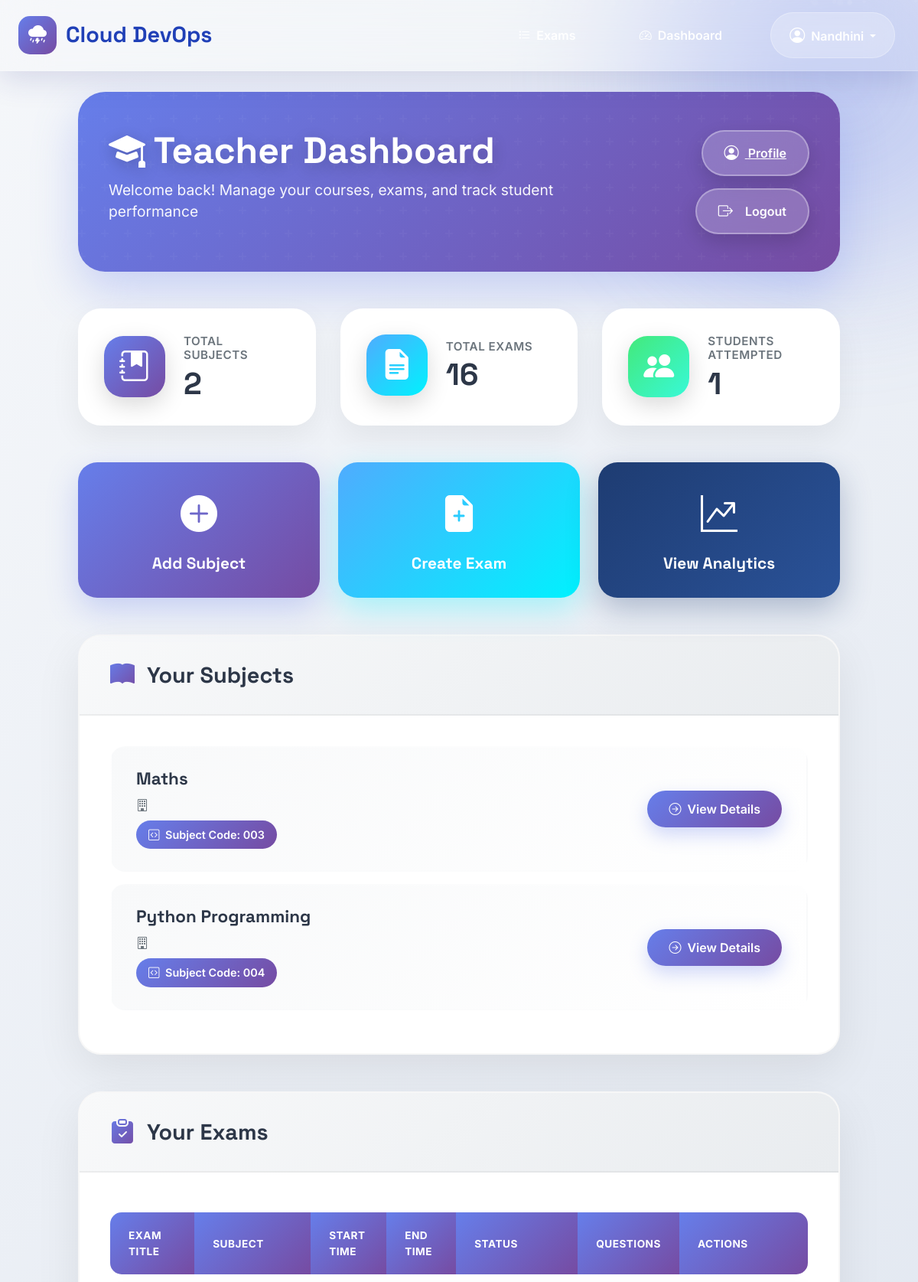
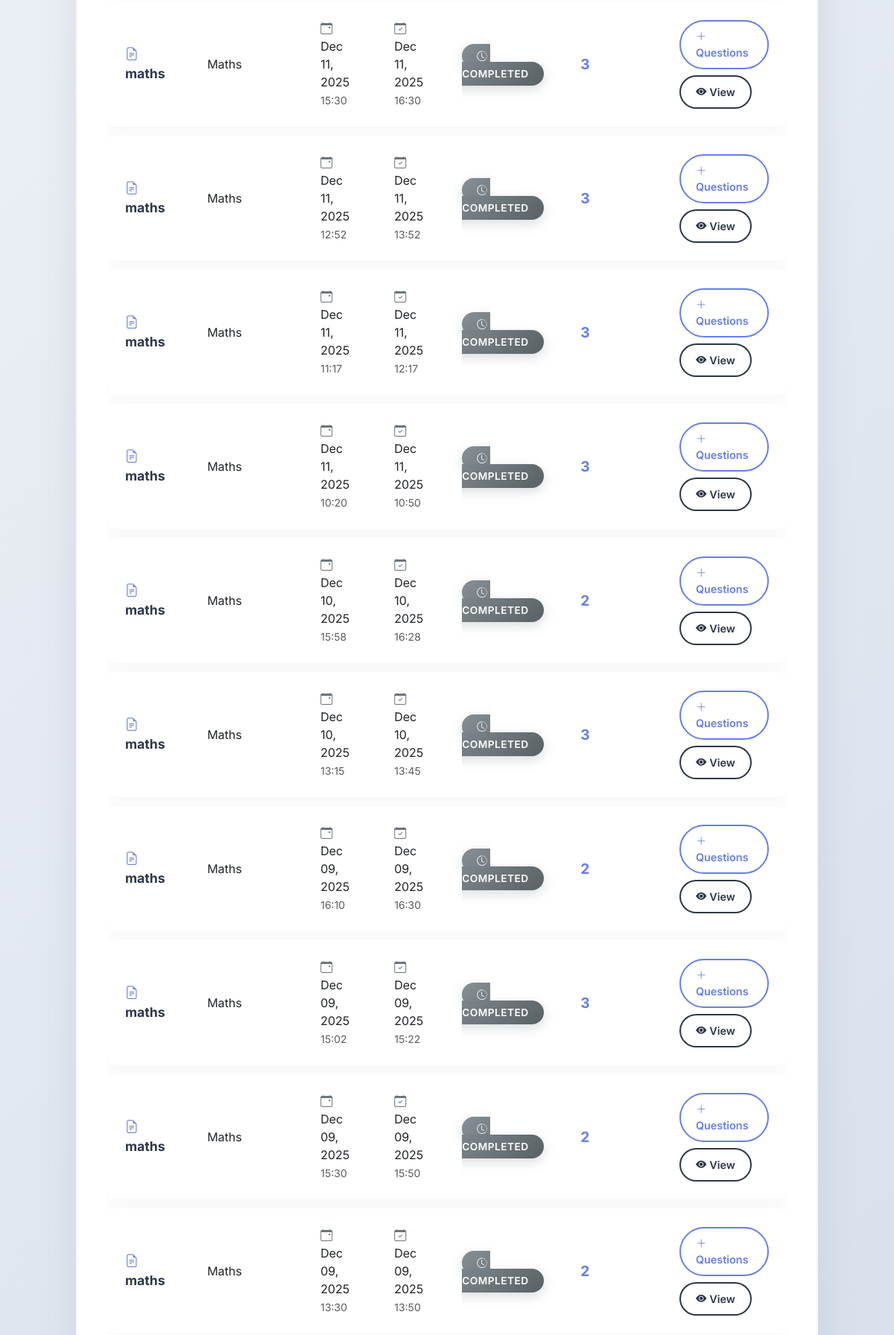
Page /teacher-dashboard/ (signed in, upper part) on the committed database (2 pictures, top to bottom).
### exams/models.py (models this page shows, shortened)
class Subject(models.Model):
    name = models.CharField(max_length=200)
    code = models.CharField(max_length=20)
    description = models.TextField(blank=True, null=True)
    teacher = models.ForeignKey(User, on_delete=models.CASCADE, related_name='subjects')
    created_at = models.DateTimeField(auto_now_add=True)

class Exam(models.Model):
    DIFFICULTY_CHOICES = (
        ('easy', 'Easy'),
        ('medium', 'Medium'),
        ('hard', 'Hard'),
    )
    title = models.CharField(max_length=200)
    subject = models.ForeignKey(Subject, on_delete=models.CASCADE, related_name='exams')
    description = models.TextField()
    duration = models.IntegerField(help_text="Duration in minutes")
    total_marks = models.IntegerField()
    passing_marks = models.IntegerField()
    difficulty = models.CharField(max_length=10, choices=DIFFICULTY_CHOICES, default='medium')
    start_time = models.DateTimeField()
    end_time = models.DateTimeField()
    is_active = models.BooleanField(default=True)
    created_by = models.ForeignKey(User, on_delete=models.CASCADE, related_name='created_exams')
    created_at = models.DateTimeField(auto_now_add=True)
    updated_at = models.DateTimeField(auto_now=True)
    class Meta:
        ordering = ['-created_at']

### exams/views.py (the view)
# urls.py: path('teacher-dashboard/', views.teacher_dashboard, name='teacher_dashboard'),
@login_required
def teacher_dashboard(request):
    subjects = Subject.objects.filter(teacher=request.user)
    exams = Exam.objects.filter(created_by=request.user)
    total_students = ExamAttempt.objects.filter(
        exam__created_by=request.user
    ).values("student").distinct().count()
    exam_performance = (
        ExamAttempt.objects.filter(exam__created_by=request.user)
        .values("exam__title", "exam_id")
        .annotate(
            total_attempts=Count("id"),
            avg_score=Avg("score"),
            max_score=Max("score"),
            min_score=Min("score"),
        )
        .order_by("-avg_score")
    )
    messages_received = TeacherMessage.objects.filter(
        teacher=request.user, parent__isnull=True
    ).order_by('-created_at')
    context = {
        "subjects": subjects,
        "exams": exams,
        "total_students": total_students,
        "exam_performance": exam_performance,
        "messages_received": messages_received,
    }
    return render(request, "exams/teacher_dashboard.html", context)

### exams/templates/exams/teacher_dashboard.html (shortened to what this page needs)
{% extends "base.html" %}
{% load static %}
{% block content %}
<div class="container-fluid px-4">
    <div class="dashboard-header" data-aos="fade-down">
        <div class="dashboard-header-content">
            <div class="row align-items-center">
                <div class="col-lg-8">
                    <h1 class="dashboard-title">
                        <i class="bi bi-mortarboard-fill"></i> Teacher Dashboard
                    </h1>
                    <p class="dashboard-subtitle">
                        Welcome back! Manage your courses, exams, and track student performance
                    </p>
                </div>
                <div class="col-lg-4 mt-4 mt-lg-0">
                    <div class="header-actions justify-content-lg-end">
                        <a href="{% url 'profile' %}" class="header-btn">
                            <i class="bi bi-person-circle"></i> Profile
                        </a>
                        <form method="post" action="{% url 'logout' %}">
                                        <button class="header-btn">
                                            <i class="bi bi-box-arrow-right me-3"></i>Logout
                                        </button>
                                    </form>
                    </div>
                </div>
            </div>
        </div>
    </div>
    <div class="stats-grid" data-aos="fade-up">
        <div class="stat-card-modern">
            <div class="stat-card-content">
                <div class="stat-icon-wrapper primary-icon">
                    <i class="bi bi-journal-bookmark-fill"></i>
                </div>
                <div class="stat-info">
                    <h6>Total Subjects</h6>
                    <div class="stat-number">{{ subjects.count }}</div>
                </div>
            </div>
        </div>
        <div class="stat-card-modern success-card">
            <div class="stat-card-content">
                <div class="stat-icon-wrapper success-icon">
                    <i class="bi bi-file-earmark-text-fill"></i>
                </div>
                <div class="stat-info">
                    <h6>Total Exams</h6>
                    <div class="stat-number">{{ exams.count }}</div>
                </div>
            </div>
        </div>
        <div class="stat-card-modern info-card">
            <div class="stat-card-content">
                <div class="stat-icon-wrapper info-icon">
                    <i class="bi bi-people-fill"></i>
                </div>
                <div class="stat-info">
                    <h6>Students Attempted</h6>
                    <div class="stat-number">{{ total_students }}</div>
                </div>
            </div>
        </div>
    </div>
    <div class="action-buttons-section" data-aos="fade-up" data-aos-delay="100">
        <div class="action-btn-grid">
            <a href="{% url 'create_subject' %}" class="action-btn-card">
                <div class="action-icon">
                    <i class="bi bi-plus-circle-fill"></i>
                </div>
                <h3 class="action-title">Add Subject</h3>
            </a>
            <a href="{% url 'create_exam' %}" class="action-btn-card success">
                <div class="action-icon">
                    <i class="bi bi-file-earmark-plus-fill"></i>
                </div>
                <h3 class="action-title">Create Exam</h3>
            </a>
            <a href="{% url 'analytics' %}" class="action-btn-card dark">
                <div class="action-icon">
                    <i class="bi bi-graph-up-arrow"></i>
                </div>
                <h3 class="action-title">View Analytics</h3>
            </a>
        </div>
    </div>
    <div class="section-card" data-aos="fade-up" data-aos-delay="200">
        <div class="section-header">
            <h2 class="section-title">
                <i class="bi bi-book-fill"></i>
                Your Subjects
            </h2>
        </div>
        <div class="section-body">
            {% if subjects %}
                {% for subject in subjects %}
                    <div class="subject-list-item" data-aos="fade-right" data-aos-delay="{{ forloop.counter|add:200 }}">
                        <div class="subject-info">
                            <h5>{{ subject.name }}</h5>
                            <p><i class="bi bi-building me-2"></i>{{ subject.department }}</p>
                            <span class="subject-badge">
                                <i class="bi bi-code-square me-1"></i> Subject Code: {{ subject.code|default:"N/A" }}
                            </span>
                        </div>
                        <a href="{% url 'subject_detail' subject.id %}" class="view-btn">
                            <i class="bi bi-arrow-right-circle me-2"></i>View Details
                        </a>
                    </div>
                {% endfor %}
            {% endif %}
        </div>
    </div>
    <div class="section-card" data-aos="fade-up" data-aos-delay="300">
        <div class="section-header">
            <h2 class="section-title">
                <i class="bi bi-clipboard-check-fill"></i>
                Your Exams
            </h2>
        </div>
        <div class="section-body">
            {% if exams %}
                <div class="table-responsive">
                    <table class="modern-table">
                        <thead>
                            <tr>
                                <th>Exam Title</th>
                                <th>Subject</th>
                                <th>Start Time</th>
                                <th>End Time</th>
                                <th>Status</th>
                                <th>Questions</th>
                                <th>Actions</th>
                            </tr>
                        </thead>
                        <tbody>
                            {% for exam in exams %}
                                <tr data-aos="fade-up" data-aos-delay="{{ forloop.counter|add:100 }}">
                                    <td class="exam-title">
                                        <i class="bi bi-file-earmark-text me-2" style="color: #667eea;"></i>
                                        {{ exam.title }}
                                    </td>
                                    <td>{{ exam.subject.name }}</td>
                                    <td>
                                        <i class="bi bi-calendar-event me-2" style="color: #6c757d;"></i>
                                        {{ exam.start_time|date:"M d, Y" }}<br>
                                        <small class="text-muted">{{ exam.start_time|date:"H:i" }}</small>
                                    </td>
                                    <td>
                                        <i class="bi bi-calendar-check me-2" style="color: #6c757d;"></i>
                                        {{ exam.end_time|date:"M d, Y" }}<br>
                                        <small class="text-muted">{{ exam.end_time|date:"H:i" }}</small>
                                    </td>
                                    <td>
                                        {% now "Y-m-d H:i:s" as current_time %}
                                        {% if exam.end_time|date:"Y-m-d H:i:s" < current_time %}
                                            <span class="status-badge inactive">
                                                <i class="bi bi-clock-history me-1"></i>Completed
                                            </span>
                                        {% elif exam.start_time|date:"Y-m-d H:i:s" > current_time %}
                                            <span class="status-badge" style="background: linear-gradient(135deg, #ffa500 0%, #ff6347 100%); color: white; box-shadow: 0 5px 15px rgba(255,165,0,0.3);">
                                                <i class="bi bi-calendar-event me-1"></i>Scheduled
                                            </span>
                                        {% elif exam.is_active %}
                                            <span class="status-badge active">
                                                <i class="bi bi-check-circle-fill me-1"></i>Active
                                            </span>
                                        {% else %}
                                            <span class="status-badge inactive">
                                                <i class="bi bi-x-circle-fill me-1"></i>Inactive
                                            </span>
                                        {% endif %}
                                    </td>
                                    <td>
                                        <strong style="color: #667eea; font-size: 1.2rem;">{{ exam.questions.count }}</strong>
                                    </td>
                                    <td>
                                        <div class="d-flex gap-2 flex-wrap">
                                            <a href="{% url 'add_question' exam.id %}" class="action-btn-small primary">
                                                <i class="bi bi-plus-lg me-1"></i>Questions
                                            </a>
                                            <a href="{% url 'exam_detail' exam.id %}" class="action-btn-small dark">
                                                <i class="bi bi-eye-fill me-1"></i>View
                                            </a>
                                        </div>
                                    </td>
                                </tr>
                            {% endfor %}
                        </tbody>
                    </table>
                </div>
            {% endif %}
        </div>
    </div>
</div>
{% endblock %}

### exams/templates/base.html (shortened to what this page needs)
{% load static %}
<!DOCTYPE html>
<html lang="en">
<head>
    <link href="https://cdn.jsdelivr.net/npm/bootstrap@5.3.3/dist/css/bootstrap.min.css" rel="stylesheet">
    <link href="https://cdn.jsdelivr.net/npm/bootstrap-icons@1.11.3/font/bootstrap-icons.css" rel="stylesheet">
    <link rel="stylesheet" href="https://cdn.jsdelivr.net/npm/aos@2.3.4/dist/aos.css">
</head>
<body>
    <div class="gradient-orb orb-1"></div>
    <div id="particles"></div>
    <nav class="navbar navbar-expand-lg navbar-glass" id="navbar">
        <div class="container-fluid px-4">
            <a class="navbar-brand d-flex align-items-center" href="{% url 'home' %}">
                <div class="brand-icon">
                    <i class="bi bi-cloud-lightning-rain-fill"></i>
                </div>
                <span>Cloud DevOps</span>
            </a>
            <div class="collapse navbar-collapse" id="mainNav">
                <ul class="navbar-nav ms-auto align-items-center">
                    {% if user.is_authenticated %}
                        <li class="nav-item mx-2">
                            <a class="nav-link" href="{% url 'exam_list' %}">
                                <i class="bi bi-list-task me-2"></i>Exams
                            </a>
                        </li>
                        {% if user.profile.user_type == 'teacher' %}
                            <li class="nav-item mx-2">
                                <a class="nav-link" href="{% url 'teacher_dashboard' %}">
                                    <i class="bi bi-speedometer2 me-2"></i>Dashboard
                                </a>
                            </li>
                        {% else %}
                            <li class="nav-item mx-2">
                                <a class="nav-link" href="{% url 'student_dashboard' %}">
                                    <i class="bi bi-speedometer2 me-2"></i>Dashboard
                                </a>
                            </li>
                        {% endif %}
                        <li class="nav-item dropdown ms-3">
                            <a class="nav-link dropdown-toggle user-dropdown" href="#"
                               data-bs-toggle="dropdown">
                                <i class="bi bi-person-circle fs-5 me-2"></i>{{ user.username }}
                            </a>
                        </li>
                    {% endif %}
                </ul>
            </div>
        </div>
    </nav>
    <main class="main-content">
        <div class="container px-4 px-lg-5">
            {% block content %}{% endblock %}
        </div>
    </main>
</body>
</html>

### rows in the picture
Subject: name "Maths", code "003"
Subject: name "Python Programming", code "004"
Exam: title "maths", subject.name "Maths", start_time "Dec 11, 2025", start_time "15:30", end_time "Dec 11, 2025", end_time "16:30", shows "COMPLETED", questions.count "3"
Exam: title "maths", subject.name "Maths", start_time "Dec 11, 2025", start_time "12:52", end_time "Dec 11, 2025", end_time "13:52", shows "COMPLETED", questions.count "3"
Exam: title "maths", subject.name "Maths", start_time "Dec 11, 2025", start_time "11:17", end_time "Dec 11, 2025", end_time "12:17", shows "COMPLETED", questions.count "3"
Exam: title "maths", subject.name "Maths", start_time "Dec 11, 2025", start_time "10:20", end_time "Dec 11, 2025", end_time "10:50", shows "COMPLETED", questions.count "3"
Exam: title "maths", subject.name "Maths", start_time "Dec 10, 2025", start_time "15:58", end_time "Dec 10, 2025", end_time "16:28", shows "COMPLETED", questions.count "2"
Exam: title "maths", subject.name "Maths", start_time "Dec 10, 2025", start_time "13:15", end_time "Dec 10, 2025", end_time "13:45", shows "COMPLETED", questions.count "3"
Exam: title "maths", subject.name "Maths", start_time "Dec 09, 2025", start_time "16:10", end_time "Dec 09, 2025", end_time "16:30", shows "COMPLETED", questions.count "2"
Exam: title "maths", subject.name "Maths", start_time "Dec 09, 2025", start_time "15:02", end_time "Dec 09, 2025", end_time "15:22", shows "COMPLETED", questions.count "3"
Exam: title "maths", subject.name "Maths", start_time "Dec 09, 2025", start_time "15:30", end_time "Dec 09, 2025", end_time "15:50", shows "COMPLETED", questions.count "2"
Exam: title "maths", subject.name "Maths", start_time "Dec 09, 2025", start_time "13:30", end_time "Dec 09, 2025", end_time "13:50", shows "COMPLETED", questions.count "2"

### other values in the picture
{{ user.username }} "Nandhini"
{{ subjects.count }} "2"
{{ exams.count }} "16"
{{ total_students }} "1"
